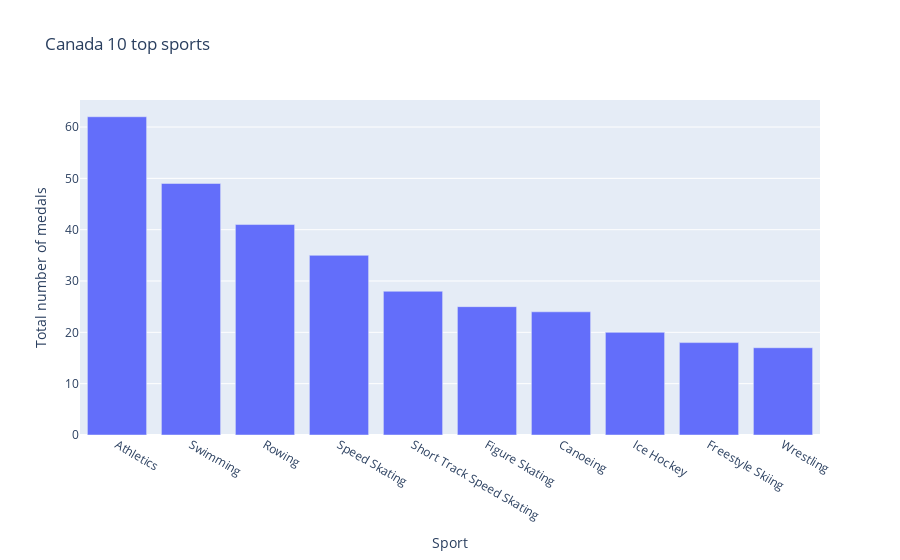

Write notebook code for a chart like this one.
### Code cell
fig = px.bar(
    df_canada_sports_medals,
    x=df_canada_sports_medals.index,
    y=["Medal"],
    title="Canada 10 top sports",
    labels={"value": "Total number of medals"}
)

fig.update_layout(showlegend=False)

fig.show()

### Figure 1 — Plotly figure (JSON) as saved in the notebook; plotly's stock layout.template omitted (floating-point values rounded to 4 significant figures)
{"data": [{"alignmentgroup": "True", "hovertemplate": "variable=Medal<br>Sport=%{x}<br>Total number of medals=%{y}<extra></extra>", "legendgroup": "Medal", "marker": {"color": "#636efa", "pattern": {"shape": ""}}, "name": "Medal", "offsetgroup": "Medal", "orientation": "v", "showlegend": true, "textposition": "auto", "type": "bar", "x": ["Athletics", "Swimming", "Rowing", "Speed Skating", "Short Track Speed Skating", "Figure Skating", "Canoeing", "Ice Hockey", "Freestyle Skiing", "Wrestling"], "xaxis": "x", "y": [62, 49, 41, 35, 28, 25, 24, 20, 18, 17], "yaxis": "y"}], "layout": {"barmode": "relative", "legend": {"title": {"text": "variable"}, "tracegroupgap": 0}, "showlegend": false, "title": {"text": "Canada 10 top sports"}, "xaxis": {"anchor": "y", "domain": [0, 1], "title": {"text": "Sport"}}, "yaxis": {"anchor": "x", "domain": [0, 1], "title": {"text": "Total number of medals"}}}}
